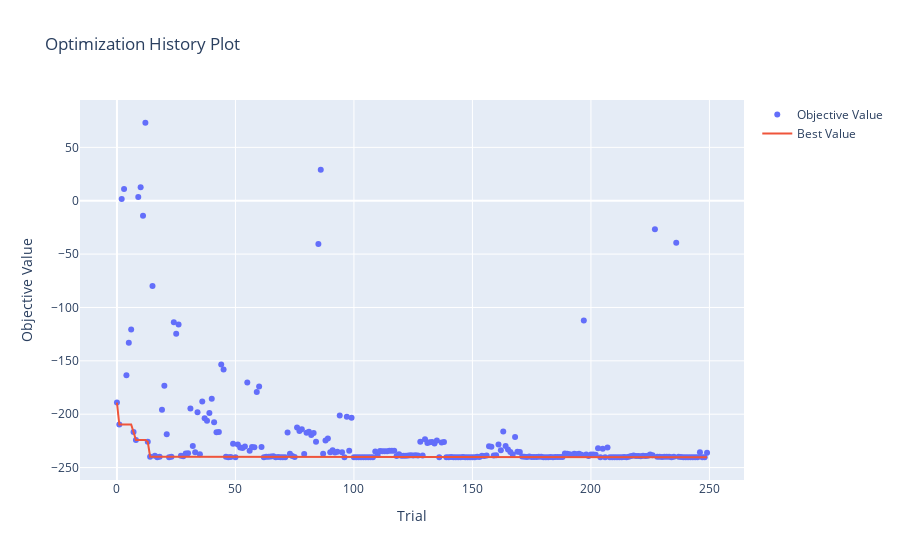

The cell this chart's notebook holds for it:
### Code cell
optuna.visualization.plot_optimization_history(study)

### Figure 1 — Plotly figure (JSON) as saved in the notebook; plotly's stock layout.template omitted (floating-point values rounded to 4 significant figures; data arrays with more than 128 entries replaced by an {"elided": "..."} marker saying what was removed)
{"data": [{"mode": "markers", "name": "Objective Value", "type": "scatter", "x": {"elided": "250 int values"}, "y": {"elided": "250 float values"}}, {"mode": "lines", "name": "Best Value", "type": "scatter", "x": {"elided": "250 int values"}, "y": {"elided": "250 float values"}}, {"marker": {"color": "#cccccc"}, "mode": "markers", "name": "Infeasible Trial", "showlegend": false, "type": "scatter", "x": [], "y": []}], "layout": {"title": {"text": "Optimization History Plot"}, "xaxis": {"title": {"text": "Trial"}}, "yaxis": {"title": {"text": "Objective Value"}}}}
